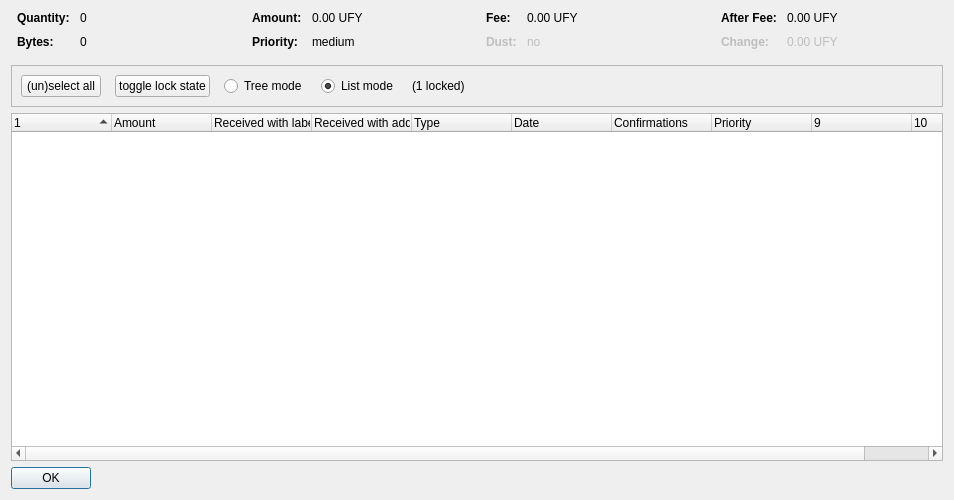
<?xml version="1.0" encoding="UTF-8"?>
<ui version="4.0">
 <class>CoinControlDialog</class>
 <widget class="QDialog" name="CoinControlDialog">
  <property name="geometry">
   <rect>
    <x>0</x>
    <y>0</y>
    <width>954</width>
    <height>500</height>
   </rect>
  </property>
  <property name="windowTitle">
   <string>Coin Selection</string>
  </property>
  <layout class="QVBoxLayout" name="verticalLayout">
   <item>
    <layout class="QHBoxLayout" name="horizontalLayoutTop" stretch="0,0,0,0">
     <property name="topMargin">
      <number>0</number>
     </property>
     <property name="bottomMargin">
      <number>10</number>
     </property>
     <item>
      <layout class="QFormLayout" name="formLayoutCoinControl1">
       <property name="horizontalSpacing">
        <number>10</number>
       </property>
       <property name="verticalSpacing">
        <number>10</number>
       </property>
       <property name="leftMargin">
        <number>6</number>
       </property>
       <property name="rightMargin">
        <number>6</number>
       </property>
       <item row="0" column="0">
        <widget class="QLabel" name="labelCoinControlQuantityText">
         <property name="font">
          <font>
           <weight>75</weight>
           <bold>true</bold>
          </font>
         </property>
         <property name="text">
          <string>Quantity:</string>
         </property>
        </widget>
       </item>
       <item row="0" column="1">
        <widget class="QLabel" name="labelCoinControlQuantity">
         <property name="cursor">
          <cursorShape>IBeamCursor</cursorShape>
         </property>
         <property name="contextMenuPolicy">
          <enum>Qt::ActionsContextMenu</enum>
         </property>
         <property name="text">
          <string notr="true">0</string>
         </property>
         <property name="textInteractionFlags">
          <set>Qt::LinksAccessibleByMouse|Qt::TextSelectableByKeyboard|Qt::TextSelectableByMouse</set>
         </property>
        </widget>
       </item>
       <item row="1" column="0">
        <widget class="QLabel" name="labelCoinControlBytesText">
         <property name="font">
          <font>
           <weight>75</weight>
           <bold>true</bold>
          </font>
         </property>
         <property name="text">
          <string>Bytes:</string>
         </property>
        </widget>
       </item>
       <item row="1" column="1">
        <widget class="QLabel" name="labelCoinControlBytes">
         <property name="cursor">
          <cursorShape>IBeamCursor</cursorShape>
         </property>
         <property name="contextMenuPolicy">
          <enum>Qt::ActionsContextMenu</enum>
         </property>
         <property name="text">
          <string notr="true">0</string>
         </property>
         <property name="textInteractionFlags">
          <set>Qt::LinksAccessibleByMouse|Qt::TextSelectableByKeyboard|Qt::TextSelectableByMouse</set>
         </property>
        </widget>
       </item>
      </layout>
     </item>
     <item>
      <layout class="QFormLayout" name="formLayoutCoinControl2">
       <property name="horizontalSpacing">
        <number>10</number>
       </property>
       <property name="verticalSpacing">
        <number>10</number>
       </property>
       <property name="leftMargin">
        <number>6</number>
       </property>
       <property name="rightMargin">
        <number>6</number>
       </property>
       <item row="0" column="0">
        <widget class="QLabel" name="labelCoinControlAmountText">
         <property name="font">
          <font>
           <weight>75</weight>
           <bold>true</bold>
          </font>
         </property>
         <property name="text">
          <string>Amount:</string>
         </property>
        </widget>
       </item>
       <item row="0" column="1">
        <widget class="QLabel" name="labelCoinControlAmount">
         <property name="cursor">
          <cursorShape>IBeamCursor</cursorShape>
         </property>
         <property name="contextMenuPolicy">
          <enum>Qt::ActionsContextMenu</enum>
         </property>
         <property name="text">
          <string notr="true">0.00 UFY</string>
         </property>
         <property name="textInteractionFlags">
          <set>Qt::LinksAccessibleByMouse|Qt::TextSelectableByKeyboard|Qt::TextSelectableByMouse</set>
         </property>
        </widget>
       </item>
       <item row="1" column="0">
        <widget class="QLabel" name="labelCoinControlPriorityText">
         <property name="font">
          <font>
           <weight>75</weight>
           <bold>true</bold>
          </font>
         </property>
         <property name="text">
          <string>Priority:</string>
         </property>
        </widget>
       </item>
       <item row="1" column="1">
        <widget class="QLabel" name="labelCoinControlPriority">
         <property name="cursor">
          <cursorShape>IBeamCursor</cursorShape>
         </property>
         <property name="contextMenuPolicy">
          <enum>Qt::ActionsContextMenu</enum>
         </property>
         <property name="text">
          <string>medium</string>
         </property>
         <property name="textInteractionFlags">
          <set>Qt::LinksAccessibleByMouse|Qt::TextSelectableByKeyboard|Qt::TextSelectableByMouse</set>
         </property>
        </widget>
       </item>
      </layout>
     </item>
     <item>
      <layout class="QFormLayout" name="formLayoutCoinControl3">
       <property name="horizontalSpacing">
        <number>10</number>
       </property>
       <property name="verticalSpacing">
        <number>10</number>
       </property>
       <property name="leftMargin">
        <number>6</number>
       </property>
       <property name="rightMargin">
        <number>6</number>
       </property>
       <item row="0" column="0">
        <widget class="QLabel" name="labelCoinControlFeeText">
         <property name="font">
          <font>
           <weight>75</weight>
           <bold>true</bold>
          </font>
         </property>
         <property name="text">
          <string>Fee:</string>
         </property>
        </widget>
       </item>
       <item row="0" column="1">
        <widget class="QLabel" name="labelCoinControlFee">
         <property name="cursor">
          <cursorShape>IBeamCursor</cursorShape>
         </property>
         <property name="contextMenuPolicy">
          <enum>Qt::ActionsContextMenu</enum>
         </property>
         <property name="text">
          <string notr="true">0.00 UFY</string>
         </property>
         <property name="textInteractionFlags">
          <set>Qt::LinksAccessibleByMouse|Qt::TextSelectableByKeyboard|Qt::TextSelectableByMouse</set>
         </property>
        </widget>
       </item>
       <item row="1" column="0">
        <widget class="QLabel" name="labelCoinControlLowOutputText">
         <property name="enabled">
          <bool>false</bool>
         </property>
         <property name="font">
          <font>
           <weight>75</weight>
           <bold>true</bold>
          </font>
         </property>
         <property name="text">
          <string>Dust:</string>
         </property>
        </widget>
       </item>
       <item row="1" column="1">
        <widget class="QLabel" name="labelCoinControlLowOutput">
         <property name="enabled">
          <bool>false</bool>
         </property>
         <property name="cursor">
          <cursorShape>IBeamCursor</cursorShape>
         </property>
         <property name="contextMenuPolicy">
          <enum>Qt::ActionsContextMenu</enum>
         </property>
         <property name="text">
          <string>no</string>
         </property>
         <property name="textInteractionFlags">
          <set>Qt::LinksAccessibleByMouse|Qt::TextSelectableByKeyboard|Qt::TextSelectableByMouse</set>
         </property>
        </widget>
       </item>
      </layout>
     </item>
     <item>
      <layout class="QFormLayout" name="formLayoutCoinControl4">
       <property name="horizontalSpacing">
        <number>10</number>
       </property>
       <property name="verticalSpacing">
        <number>10</number>
       </property>
       <property name="leftMargin">
        <number>6</number>
       </property>
       <property name="rightMargin">
        <number>6</number>
       </property>
       <item row="0" column="0">
        <widget class="QLabel" name="labelCoinControlAfterFeeText">
         <property name="font">
          <font>
           <weight>75</weight>
           <bold>true</bold>
          </font>
         </property>
         <property name="text">
          <string>After Fee:</string>
         </property>
        </widget>
       </item>
       <item row="0" column="1">
        <widget class="QLabel" name="labelCoinControlAfterFee">
         <property name="cursor">
          <cursorShape>IBeamCursor</cursorShape>
         </property>
         <property name="contextMenuPolicy">
          <enum>Qt::ActionsContextMenu</enum>
         </property>
         <property name="text">
          <string notr="true">0.00 UFY</string>
         </property>
         <property name="textInteractionFlags">
          <set>Qt::LinksAccessibleByMouse|Qt::TextSelectableByKeyboard|Qt::TextSelectableByMouse</set>
         </property>
        </widget>
       </item>
       <item row="1" column="0">
        <widget class="QLabel" name="labelCoinControlChangeText">
         <property name="enabled">
          <bool>false</bool>
         </property>
         <property name="font">
          <font>
           <weight>75</weight>
           <bold>true</bold>
          </font>
         </property>
         <property name="text">
          <string>Change:</string>
         </property>
        </widget>
       </item>
       <item row="1" column="1">
        <widget class="QLabel" name="labelCoinControlChange">
         <property name="enabled">
          <bool>false</bool>
         </property>
         <property name="cursor">
          <cursorShape>IBeamCursor</cursorShape>
         </property>
         <property name="contextMenuPolicy">
          <enum>Qt::ActionsContextMenu</enum>
         </property>
         <property name="text">
          <string notr="true">0.00 UFY</string>
         </property>
         <property name="textInteractionFlags">
          <set>Qt::LinksAccessibleByMouse|Qt::TextSelectableByKeyboard|Qt::TextSelectableByMouse</set>
         </property>
        </widget>
       </item>
      </layout>
     </item>
    </layout>
   </item>
   <item>
    <widget class="QFrame" name="frame">
     <property name="minimumSize">
      <size>
       <width>0</width>
       <height>40</height>
      </size>
     </property>
     <property name="frameShape">
      <enum>QFrame::StyledPanel</enum>
     </property>
     <property name="frameShadow">
      <enum>QFrame::Sunken</enum>
     </property>
     <layout class="QHBoxLayout" name="horizontalLayout">
      <item>
       <layout class="QHBoxLayout" name="horizontalLayoutPanel" stretch="0,0,0,0,0,0">
        <property name="spacing">
         <number>14</number>
        </property>
        <item>
         <widget class="QPushButton" name="pushButtonSelectAll">
          <property name="sizePolicy">
           <sizepolicy hsizetype="Maximum" vsizetype="Fixed">
            <horstretch>0</horstretch>
            <verstretch>0</verstretch>
           </sizepolicy>
          </property>
          <property name="text">
           <string>(un)select all</string>
          </property>
          <property name="autoDefault">
           <bool>false</bool>
          </property>
         </widget>
        </item>
        <item>
         <widget class="QPushButton" name="pushButtonToggleLock">
          <property name="sizePolicy">
           <sizepolicy hsizetype="Maximum" vsizetype="Fixed">
            <horstretch>0</horstretch>
            <verstretch>0</verstretch>
           </sizepolicy>
          </property>
          <property name="text">
           <string>toggle lock state</string>
          </property>
          <property name="autoDefault">
           <bool>false</bool>
          </property>
         </widget>
        </item>
        <item>
         <widget class="QRadioButton" name="radioTreeMode">
          <property name="sizePolicy">
           <sizepolicy hsizetype="Maximum" vsizetype="Fixed">
            <horstretch>0</horstretch>
            <verstretch>0</verstretch>
           </sizepolicy>
          </property>
          <property name="text">
           <string>Tree mode</string>
          </property>
         </widget>
        </item>
        <item>
         <widget class="QRadioButton" name="radioListMode">
          <property name="sizePolicy">
           <sizepolicy hsizetype="Maximum" vsizetype="Fixed">
            <horstretch>0</horstretch>
            <verstretch>0</verstretch>
           </sizepolicy>
          </property>
          <property name="text">
           <string>List mode</string>
          </property>
          <property name="checked">
           <bool>true</bool>
          </property>
         </widget>
        </item>
        <item>
         <widget class="QLabel" name="labelLocked">
          <property name="text">
           <string>(1 locked)</string>
          </property>
         </widget>
        </item>
        <item>
         <spacer name="horizontalSpacer">
          <property name="orientation">
           <enum>Qt::Horizontal</enum>
          </property>
          <property name="sizeHint" stdset="0">
           <size>
            <width>40</width>
            <height>20</height>
           </size>
          </property>
         </spacer>
        </item>
       </layout>
      </item>
     </layout>
    </widget>
   </item>
   <item>
    <widget class="CoinControlTreeWidget" name="treeWidget">
     <property name="contextMenuPolicy">
      <enum>Qt::CustomContextMenu</enum>
     </property>
     <property name="sortingEnabled">
      <bool>false</bool>
     </property>
     <property name="columnCount">
      <number>10</number>
     </property>
     <attribute name="headerShowSortIndicator" stdset="0">
      <bool>true</bool>
     </attribute>
     <attribute name="headerStretchLastSection">
      <bool>false</bool>
     </attribute>
     <column>
      <property name="text">
       <string/>
      </property>
     </column>
     <column>
      <property name="text">
       <string>Amount</string>
      </property>
     </column>
     <column>
      <property name="text">
       <string>Received with label</string>
      </property>
     </column>
     <column>
      <property name="text">
       <string>Received with address</string>
      </property>
     </column>
     <column>
      <property name="text">
       <string>Type</string>
      </property>
     </column>
     <column>
      <property name="text">
       <string>Date</string>
      </property>
     </column>
     <column>
      <property name="text">
       <string>Confirmations</string>
      </property>
      <property name="toolTip">
       <string>Confirmed</string>
      </property>
     </column>
     <column>
      <property name="text">
       <string>Priority</string>
      </property>
     </column>
     <column>
      <property name="text">
       <string/>
      </property>
     </column>
     <column>
      <property name="text">
       <string/>
      </property>
     </column>
    </widget>
   </item>
   <item>
    <widget class="QDialogButtonBox" name="buttonBox">
     <property name="sizePolicy">
      <sizepolicy hsizetype="Maximum" vsizetype="Fixed">
       <horstretch>0</horstretch>
       <verstretch>0</verstretch>
      </sizepolicy>
     </property>
     <property name="orientation">
      <enum>Qt::Horizontal</enum>
     </property>
     <property name="standardButtons">
      <set>QDialogButtonBox::Ok</set>
     </property>
    </widget>
   </item>
  </layout>
 </widget>
 <customwidgets>
  <customwidget>
   <class>CoinControlTreeWidget</class>
   <extends>QTreeWidget</extends>
   <header>coincontroltreewidget.h</header>
  </customwidget>
 </customwidgets>
 <resources/>
 <connections/>
</ui>
